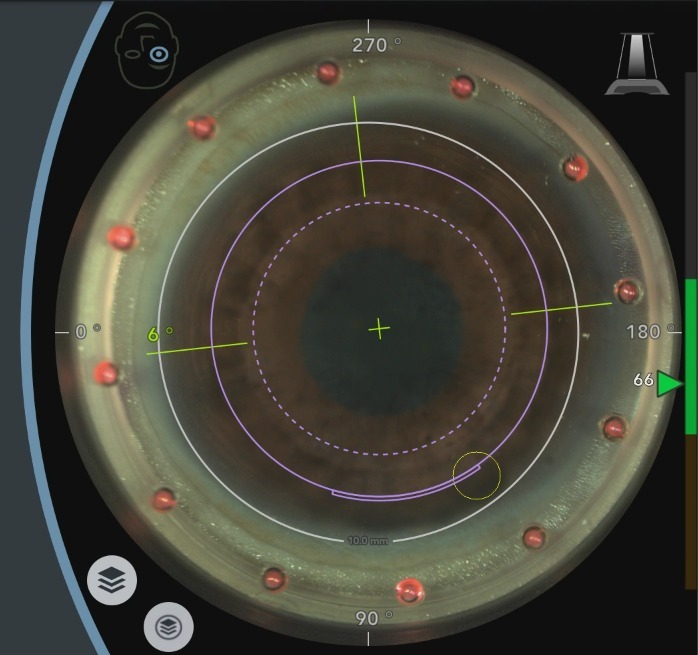
#> input picture clinical_data/clean/eye_01.jpeg, 698 x 655 px; its folder holds only this picture in this run
$ python -i red_light_filter.py   (imports and definitions only)
#> lines starting #> are read from the running program, lines starting #| are printed output that depends on the picture; after the words box and inside, x2 and y2 are one past the last pixel; in counts of white or black regions, pixels touching at a corner belong together
#> further down, picture is the input picture: shape (655, 698, 3); mean B, G, R 57, 67.8, 68.5
### pupil_tracking/utils/logger.py
"""
Audit logging for surgical traceability.

Every detection, every alert, and every configuration change is
recorded in a machine-readable JSON-lines audit file that can be
reviewed post-operatively.
"""

from __future__ import annotations

import io
import json
import logging
import sys
import time
from datetime import datetime
from pathlib import Path
from typing import Any, Dict, Optional


class AuditLogger:
    """Thread-safe logger with console + file + JSON audit trail."""

    def __init__(
        self,
        log_dir: str = "logs",
        session_id: Optional[str] = None,
    ) -> None:
        self.log_dir = Path(log_dir)
        self.log_dir.mkdir(parents=True, exist_ok=True)

        self.session_id = session_id or datetime.now().strftime(
            "%Y%m%d_%H%M%S"
        )

        self._py = logging.getLogger(f"pupil_tracking.{self.session_id}")
        self._py.setLevel(logging.DEBUG)
        self._py.propagate = False

        if not self._py.handlers:
            # console — force UTF-8 on Windows
            try:
                console_stream = io.TextIOWrapper(
                    sys.stdout.buffer, encoding="utf-8", errors="replace",
                    line_buffering=True,
                )
            except AttributeError:
                console_stream = sys.stdout

            ch = logging.StreamHandler(stream=console_stream)
            ch.setLevel(logging.INFO)
            ch.setFormatter(
                logging.Formatter(
                    "%(asctime)s [%(levelname)s] %(message)s",
                    datefmt="%H:%M:%S",
                )
            )
            self._py.addHandler(ch)

            # file — always UTF-8
            fh = logging.FileHandler(
                str(self.log_dir / f"session_{self.session_id}.log"),
                encoding="utf-8",
            )
            fh.setLevel(logging.DEBUG)
            fh.setFormatter(
                logging.Formatter(
                    "%(asctime)s [%(levelname)s] %(name)s: %(message)s"
                )
            )
            self._py.addHandler(fh)

        self._audit_path = (
            self.log_dir / f"audit_{self.session_id}.jsonl"
        )
        self._audit_fh = open(
            str(self._audit_path), "a", encoding="utf-8"
        )
        self._py.info("Session started: %s", self.session_id)

    # ── structured audit ────────────────────────────────────────

    # [17 lines left out: functions _write_audit, log_detection, log_alert, not called in this run]

    # ── convenience ─────────────────────────────────────────────

    def info(self, msg: str, *args: Any) -> None:
        self._py.info(msg, *args)

    def warning(self, msg: str, *args: Any) -> None:
        self._py.warning(msg, *args)

    def error(self, msg: str, *args: Any) -> None:
        self._py.error(msg, *args)

    def debug(self, msg: str, *args: Any) -> None:
        self._py.debug(msg, *args)

    # ── lifecycle ───────────────────────────────────────────────

    def close(self) -> None:
        if self._audit_fh and not self._audit_fh.closed:
            self._audit_fh.close()

    # [5 lines left out: function __del__, not called in this run]


# ── global singleton ────────────────────────────────────────────────

_logger: Optional[AuditLogger] = None


def get_logger() -> AuditLogger:
    global _logger
    if _logger is None:
        _logger = AuditLogger()
    return _logger


def set_logger(logger: AuditLogger) -> None:
    global _logger
    _logger = logger

### pupil_tracking/preprocessing/red_light_filter.py
"""
Dedicated red light filter for surgical eye imaging.

This module specifically targets blinking red LED/surgical lights that can
temporarily distort pupil detection. Unlike general specular reflection
removal, this filter is designed to:

1. Detect bright red light spots (typically R > G + threshold, R > B + threshold)
2. Identify blinking patterns (temporal consistency checks)
3. Mask out these regions before ML segmentation
4. Optionally inpaint or neutralize the red light contribution

The key difference from ReflectionRemover:
- RedLightFilter focuses specifically on red-dominated bright spots
- Uses color-space analysis (RGB ratios) rather than just intensity
- Can handle the specific case of surgical red illumination lights
- Designed to be conservative to not affect normal iris color

Plan-aligned changes:
    - Initial implementation for red light filtering
    - Integration with preprocessing pipeline
    - Optional temporal tracking for blink detection
"""

from __future__ import annotations

from typing import List, Optional, Tuple

import cv2
import numpy as np

from pupil_tracking.utils.logger import get_logger


class RedLightFilter:
    """Filter out bright red lights that interfere with pupil detection.

    This filter specifically targets surgical illumination lights that
    emit bright red spots. These can temporarily shift or distort the
    detected pupil position when they appear on the pupil region.

    The filter works by:
    1. Detecting red-dominant bright pixels using color ratio analysis
    2. Applying morphological operations to get clean blobs
    3. Optionally inpainting or masking the detected regions

    Usage
    -----
    >>> filter = RedLightFilter()
    >>> clean_image, red_mask = filter.apply(image_bgr)

    For video with temporal tracking:
    >>> filter = RedLightFilter(enable_temporal=True)
    >>> clean_image, red_mask = filter.apply(image_bgr, frame_number=0)

    Parameters
    ----------
    red_threshold : int
        Minimum red channel value to consider (0-255). Default 200.
    dominance_offset : int
        Red must be at least this much greater than G and B. Default 30.
    min_area : int
        Minimum blob area in pixels. Default 5.
    max_area_frac : float
        Maximum fraction of image area for a single blob. Default 0.1 (10%)
    enable_inpaint : bool
        If True, inpaint the detected red regions. If False, just return mask.
    inpaint_radius : int
        Radius for cv2.inpaint(). Default 3.
    enable_temporal : bool
        If True, track red light position across frames for better detection.
    temporal_confidence : float
        Weight for temporal information (0-1). Higher = more stable.
    """

    def __init__(
        self,
        red_threshold: int = 180,
        dominance_offset: int = 20,
        min_area: int = 3,
        max_area_frac: float = 0.15,
        enable_inpaint: bool = True,
        inpaint_radius: int = 5,
        enable_temporal: bool = False,
        temporal_confidence: float = 0.7,
        dilation_size: int = 5,
    ) -> None:
        self.red_threshold = red_threshold
        self.dominance_offset = dominance_offset
        self.min_area = min_area
        self.max_area_frac = max_area_frac
        self.enable_inpaint = enable_inpaint
        self.inpaint_radius = inpaint_radius
        self.enable_temporal = enable_temporal
        self.temporal_confidence = temporal_confidence
        self.dilation_size = dilation_size
        self.logger = get_logger()

        if dilation_size > 0:
            self._dilate_kernel = cv2.getStructuringElement(
                cv2.MORPH_ELLIPSE,
                (dilation_size, dilation_size),
            )
        else:
            self._dilate_kernel = None

        self._temporal_mask: Optional[np.ndarray] = None
        self._temporal_count: int = 0

    def apply(
        self,
        image: np.ndarray,
        frame_number: int = -1,
    ) -> Tuple[np.ndarray, np.ndarray]:
        """Apply red light filtering to an image.

        Parameters
        ----------
        image : np.ndarray
            BGR uint8 image of shape (H, W, 3).
        frame_number : int
            Frame number for temporal tracking (-1 for single images).

        Returns
        -------
        (filtered_image, red_mask)
            filtered_image : Same format as input, with red regions handled
            red_mask : Binary uint8 mask (0/255) showing detected red regions
        """
        if image is None or image.size == 0:
            h, w = image.shape[:2] if image is not None else (0, 0)
            return image, np.zeros((h, w), dtype=np.uint8)

        if image.ndim == 2:
            image = cv2.cvtColor(image, cv2.COLOR_GRAY2BGR)
        elif image.ndim == 3 and image.shape[2] == 1:
            image = cv2.cvtColor(image, cv2.COLOR_GRAY2BGR)
        elif image.ndim == 3 and image.shape[2] == 4:
            image = cv2.cvtColor(image, cv2.COLOR_BGRA2BGR)

        mask = self._detect_red_lights(image)

        if self.enable_temporal and frame_number >= 0:
            mask = self._apply_temporal(mask, frame_number)

        if not np.any(mask):
            return image, mask

        h, w = image.shape[:2]
        total_area = h * w

        filtered = image.copy()
        if self.enable_inpaint:
            filtered = cv2.inpaint(
                filtered, mask, self.inpaint_radius, cv2.INPAINT_TELEA
            )

        n_red = int(np.count_nonzero(mask))
        pct = 100.0 * n_red / total_area

        self.logger.debug(
            "RedLightFilter: %d pixels (%.2f%% of image)",
            n_red,
            pct,
        )

        return filtered, mask

    def _detect_red_lights(self, image: np.ndarray) -> np.ndarray:
        """Detect bright red light spots using color analysis.

        Strategy:
        1. Split into BGR channels
        2. Find pixels where R is dominant (R > G + offset AND R > B + offset)
        3. Also check for high absolute red value (very bright red lights)
        4. Combine with morphological operations for clean blobs
        5. Filter by area constraints
        """
        h, w = image.shape[:2]
        total_area = h * w
        max_blob_area = int(total_area * self.max_area_frac)

        b, g, r = cv2.split(image)
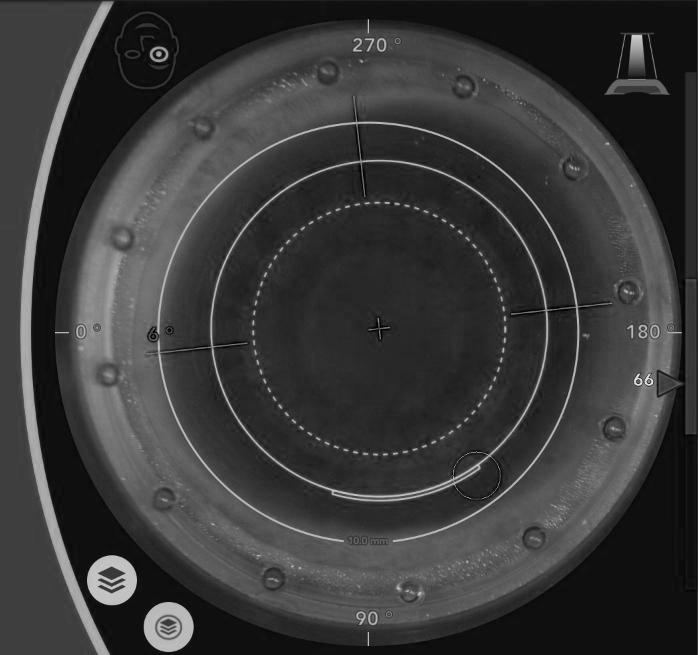
#> b: shape (655, 698); min 0, max 235, mean 57
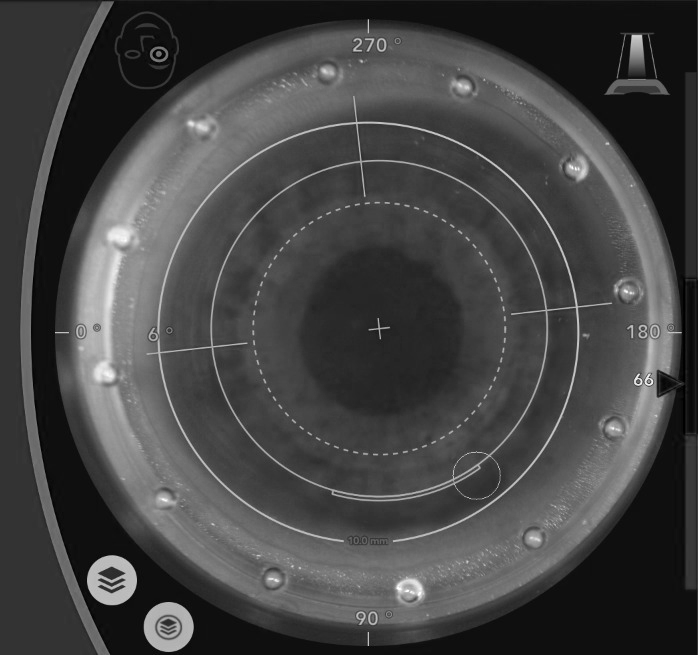
#> r: shape (655, 698); min 0, max 255, mean 68.5

        red_high = (r >= self.red_threshold).astype(np.uint8) * 255
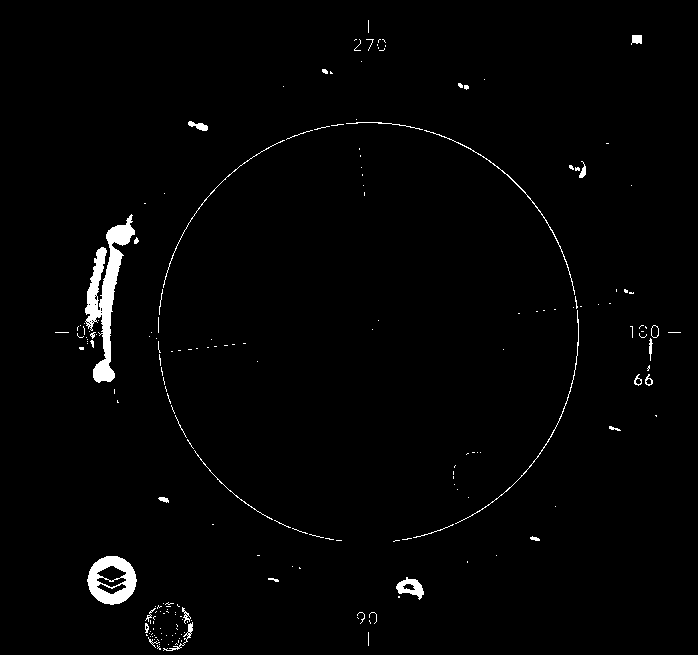
#> red_high: shape (655, 698); 1.6% white; 204 white regions (170 under 20 px), largest, box (x1, y1, x2, y2) and area: (85, 214, 135, 383) 2848, (87, 556, 137, 605) 1375, (396, 577, 424, 600) 317

        red_dominant = (
            (r > g + self.dominance_offset) & (r > b + self.dominance_offset)
        ).astype(np.uint8) * 255
#> red_dominant: shape (655, 698); 1.4% white; 53 white regions (35 under 20 px), largest, box (x1, y1, x2, y2) and area: (105, 221, 139, 262) 831, (394, 577, 426, 606) 698, (186, 114, 218, 140) 631

        very_bright_red = (r >= 240).astype(np.uint8) * 255
#> very_bright_red: shape (655, 698); 0.02% white in thin lines or dots, all inside (x1, y1, x2, y2) = (105, 167, 653, 595)

        candidates = cv2.bitwise_or(red_high, red_dominant)
#> candidates: shape (655, 698); 2.7% white; 231 white regions (192 under 20 px), largest, box (x1, y1, x2, y2) and area: (85, 214, 139, 385) 3354, (87, 556, 137, 605) 1375, (394, 577, 426, 606) 698
        candidates = cv2.bitwise_or(candidates, very_bright_red)

        # For very bright red lights, don't require low saturation
        # as LED lights can have high saturation
        hsv = cv2.cvtColor(image, cv2.COLOR_BGR2HSV)
#> hsv: shape (655, 698, 3); mean H, S, V 35.1, 53.7, 72.6
        _, sat, _ = cv2.split(hsv)
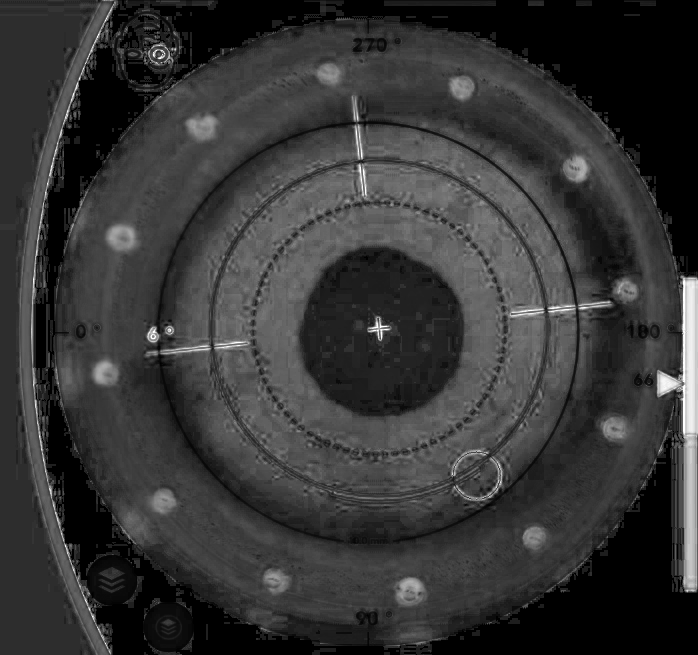
#> sat: shape (655, 698); min 0, max 255, mean 53.7

        # Apply saturation filter only to non-very-bright red
        low_sat = (sat <= 25).astype(np.uint8) * 255
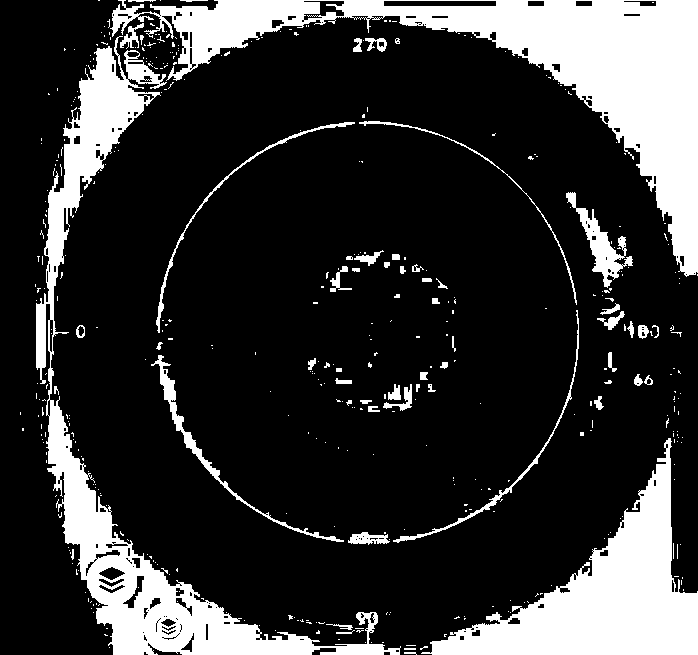
#> low_sat: shape (655, 698); 20.5% white; 444 white regions (384 under 20 px), largest, box (x1, y1, x2, y2) and area: (110, 0, 698, 277) 36132, (36, 36, 401, 655) 26673, (421, 438, 698, 655) 20688
        bright_enough = (r >= 200).astype(np.uint8) * 255
#> bright_enough: shape (655, 698); 0.38% white; 61 white regions (53 under 20 px), largest, box (x1, y1, x2, y2) and area: (104, 251, 122, 357) 609, (107, 227, 133, 244) 312, (94, 360, 114, 381) 289

        # Combine: (very bright) OR (bright AND low saturation)
        sat_filtered = cv2.bitwise_and(bright_enough, low_sat)
#> sat_filtered: shape (655, 698); 0.03% white in thin lines or dots, all inside (x1, y1, x2, y2) = (434, 35, 653, 439)
        candidates = cv2.bitwise_or(candidates, sat_filtered)

        # Also detect pink/magenta hues (common in surgical lights)
        # Pink: high R, moderate-high G, high B
        pink_mask = ((r >= 180) & (g >= 80) & (b >= 150) & (r > g) & (b > g)).astype(
            np.uint8
        ) * 255
#> pink_mask: shape (655, 698); 0% white in thin lines or dots, all inside (x1, y1, x2, y2) = (112, 339, 504, 649)
        candidates = cv2.bitwise_or(candidates, pink_mask)

        # Detect any very bright reddish region regardless of other channels
        # This catches saturated red LEDs
        bright_saturated = ((r >= 220) & (sat >= 50)).astype(np.uint8) * 255
#> bright_saturated: shape (655, 698); 0.15% white; 20 white regions (15 under 20 px), largest, box (x1, y1, x2, y2) and area: (109, 229, 129, 243) 212, (107, 254, 120, 307) 178, (96, 363, 113, 380) 157, (409, 580, 422, 596) 57, (397, 582, 403, 591) 28
        candidates = cv2.bitwise_or(candidates, bright_saturated)

        if self._dilate_kernel is not None:
            candidates = cv2.dilate(candidates, self._dilate_kernel, iterations=1)
#> candidates: shape (655, 698); 5.8% white; 95 white regions (24 under 20 px), largest, box (x1, y1, x2, y2) and area: (156, 117, 584, 544) 5068, (75, 212, 141, 387) 4940, (85, 554, 139, 607) 2038

        n_labels, labels, stats, _ = cv2.connectedComponentsWithStats(
            candidates, connectivity=8
        )
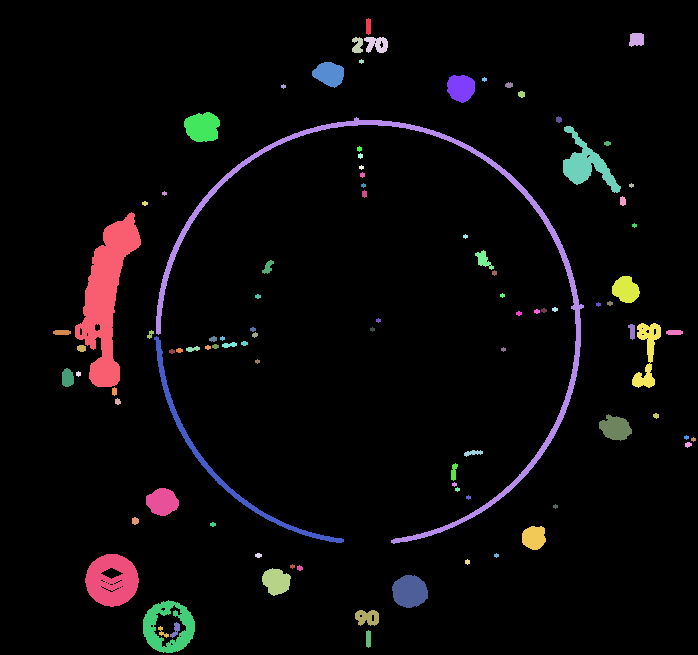
#> labels: shape (655, 698) int32; 96 distinct labels, from 0 to 95; one colour per label, 0 black
#> n_labels = 96; stats = 96 rows, first 6: [0, 0, 698, 655, 430634], [366, 18, 5, 17, 77], [629, 33, 15, 14, 177], [352, 37, 11, 16, 133], [364, 37, 24, 16, 268], [359, 59, 5, 5, 17]

        mask = np.zeros((h, w), dtype=np.uint8)
        for i in range(1, n_labels):
            area = stats[i, cv2.CC_STAT_AREA]
            if area < self.min_area:
                continue
            if area > max_blob_area:
                continue
            mask[labels == i] = 255
#> this loop made 95 passes
#> area on passes 1, 2, 3, 4, 6, 7, 9, 11: 77, 177, 133, 268, 584, 614, 37, 39

        return mask

    # [60 lines left out: functions get_red_light_regions, _apply_temporal, not called in this run]

    def detect_only(self, image: np.ndarray) -> np.ndarray:
        """Return the red light mask without filtering."""
        return self._detect_red_lights(image)

    # [33 lines left out: functions reset_temporal, get_red_light_stats, not called in this run]


class AdaptiveRedLightFilter(RedLightFilter):
    """Adaptive version that auto-tunes based on image content.

    This version automatically adjusts thresholds based on:
    - Image brightness levels
    - Presence of red-dominant regions
    - Overall color distribution
    """

    # [37 lines left out: functions __init__, _auto_adjust, apply, not called in this run]

>>> import cv2
>>> picture = cv2.imread('../../clinical_data/clean/eye_01.jpeg')
>>> result = RedLightFilter().apply(picture)
#> in apply, `filtered = cv2.inpaint( filtered, mask, self.inpaint_radius, cv2.INPAI..`:
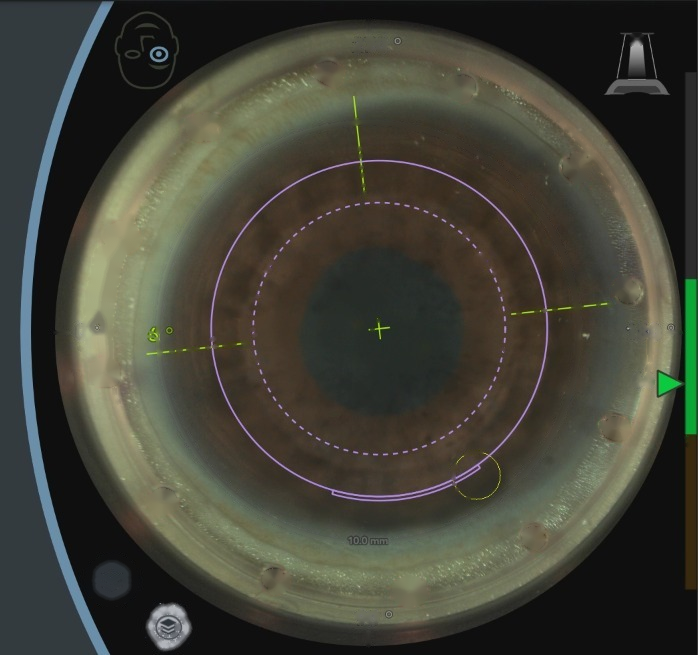
#> filtered: shape (655, 698, 3); mean B, G, R 55.4, 66.3, 66.2
#> in apply, `n_red = int(np.count_nonzero(mask))`: n_red = 26556
#> in apply, `pct = 100.0 * n_red / total_area`: pct = 5.81
